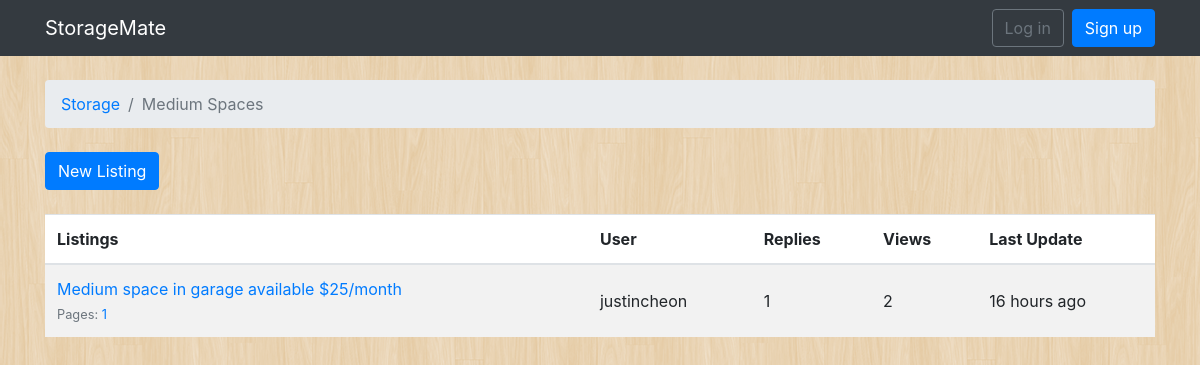
The app's page /boards/14/ with its own data.
### boards/models.py (models this page shows, shortened)
class Board(models.Model):
    name = models.CharField(max_length=30, unique=True)
    description = models.CharField(max_length=100)

class Topic(models.Model):
    subject = models.CharField(max_length=255)
    last_updated = models.DateTimeField(auto_now_add=True)
    board = models.ForeignKey(Board, on_delete = models.CASCADE, related_name='topics')
    starter = models.ForeignKey(User, on_delete = models.CASCADE, related_name='topics')
    views = models.PositiveIntegerField(default=0)
    def get_page_count(self):
        count = self.posts.count()
        pages = count / 20
        return math.ceil(pages)
    def has_many_pages(self, count=None):
        if count is None:
            count = self.get_page_count()
        return count > 6
    def get_page_range(self):
        count = self.get_page_count()
        if self.has_many_pages(count):
            return range(1, 5)
        return range(1, count + 1)

### boards/views.py (the view)
# urls.py: url(r'^boards/(?P<pk>\d+)/$', views.TopicListView.as_view(), name='board_topics'),
class TopicListView(ListView):
    model = Topic
    context_object_name = 'topics'
    template_name = 'topics.html'
    paginate_by = 20
    def get_context_data(self, **kwargs):
        kwargs['board'] = self.board
        return super().get_context_data(**kwargs)
    def get_queryset(self):
        self.board = get_object_or_404(Board, pk=self.kwargs.get('pk'))
        queryset = self.board.topics.order_by('-last_updated').annotate(replies=Count('posts') - 1)
        return queryset

### templates/topics.html (shortened to what this page needs)
{% extends 'base.html' %}
{% load humanize %}
{% block breadcrumb %}
  <li class="breadcrumb-item"><a href="{% url 'home' %}">Storage</a></li>
  <li class="breadcrumb-item active">{{ board.name }}</li>
{% endblock %}
{% block content %}
  <div class="mb-4">
    <a href="{% url 'new_topic' board.pk %}" class="btn btn-primary">New Listing</a>
  </div>
  <table class="table table-striped mb-4">
    <thead class="thead-inverse">
      <tr>
        <th>Listings</th>
        <th>User</th>
        <th>Replies</th>
        <th>Views</th>
        <th>Last Update</th>
      </tr>
    </thead>
    <tbody>
      {% for topic in topics %}
        {% url 'topic_posts' board.pk topic.pk as topic_url %}
        <tr>
          <td>
            <p class="mb-0">
              <a href="{{ topic_url }}">{{ topic.subject }}</a>
            </p>
            <small class="text-muted">
              Pages:
              {% for i in topic.get_page_range %}
                <a href="{{ topic_url }}?page={{ i }}">{{ i }}</a>
              {% endfor %}
            </small>
          </td>
          <td class="align-middle">{{ topic.starter.username }}</td>
          <td class="align-middle">{{ topic.replies }}</td>
          <td class="align-middle">{{ topic.views }}</td>
          <td class="align-middle">{{ topic.last_updated|naturaltime }}</td>
        </tr>
      {% endfor %}
    </tbody>
  </table>
{% endblock %}

### static/css/app.css (style rules this page uses)
.table { background-color: white; }

### static/css/accounts.css (style rules this page uses)
body { background-image: url(../img/retina_wood.png); }

### records on screen
Board: name "Medium Spaces"
Topic: subject "Medium space in garage available $25/month", get_page_range "1", starter.username "justincheon", replies "1", views "2", last_updated "16 hours ago"
